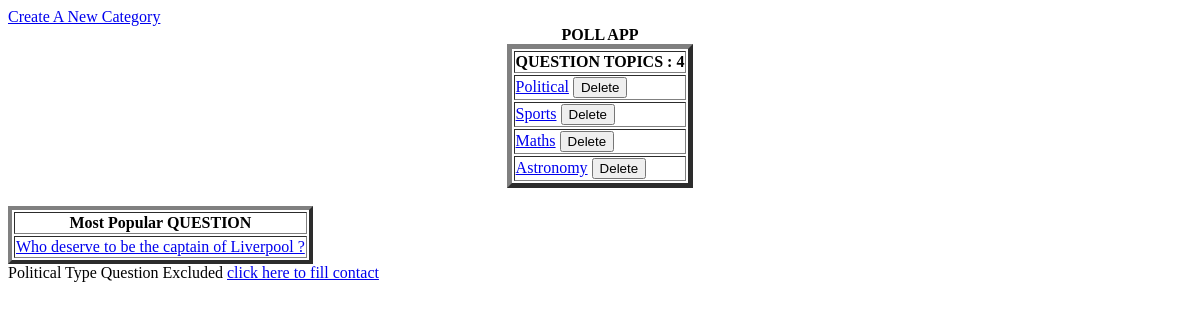
/, run on an earlier commit of the app's database.
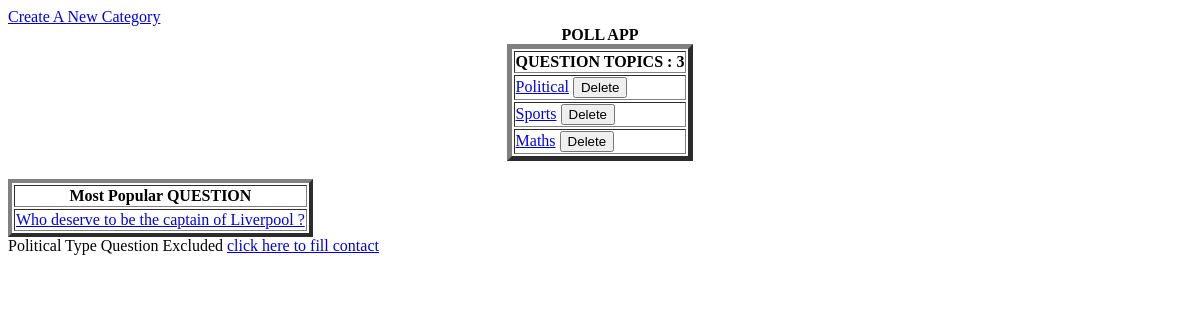
And on a later commit of the database.
### poll/models.py (models this page shows, shortened)
class QuestionType(models.Model):
	topic = models.CharField(max_length=200)

### poll/views.py (the view)
# urls.py: url(r"^$", views.QuestionTypeView.as_view(), name="main_page"),
class QuestionTypeView(ListView):
    model = QuestionType
    template_name = "poll/main_page.html"
    context_object_name ="type_list"
    def get_popular(self):
        political = QuestionType.objects.get(topic = "Political")
        maxx = Question.objects.all().exclude(question_type=political).aggregate(Max('hit_ques'))
        return Question.objects.get(hit_ques = int(maxx['hit_ques__max']))
    def get_context_data(self, **kwargs):
        context = super().get_context_data(**kwargs)
        context['popular'] = self.get_popular()
        return context

### poll/models.py (called while the page is built)
	def __str__(self):
		return self.question_text

### poll/templates/poll/main_page.html
<html>
<a href ="{% url 'poll:create_type' %}">Create A New Category</a>
<center><strong>POLL APP</strong><br>
<table  border="5">
<th><center>QUESTION TOPICS : {{type_list|length}}</center></th>
{% for type in type_list %}
	<tr>
	<td><a href = "{% url 'poll:question_list' type.id  %}">{{type.topic}}</a>
	<a href = "{% url 'poll:delete_type' type.id %}">
		<button type="button">Delete </button></a>
	</td>
	</tr>
{%  endfor %}
</table>
</center>
<html>
<br>
<table border ='4'>
<th>Most Popular QUESTION</th>
<tr>
<td>
<a href = "{% url 'poll:question_detail' popular.id  %}">{{popular}}</a>
</td>
</tr>
</table>
Political Type Question Excluded
<a href = "{% url 'poll:contact_views' %}">click here to fill contact</a>

What changed in the data, as far as the page shows it:
removed QuestionType: topic "Astronomy"
Also different on the page:
{{ type_list|length }}: "4" → "3"
